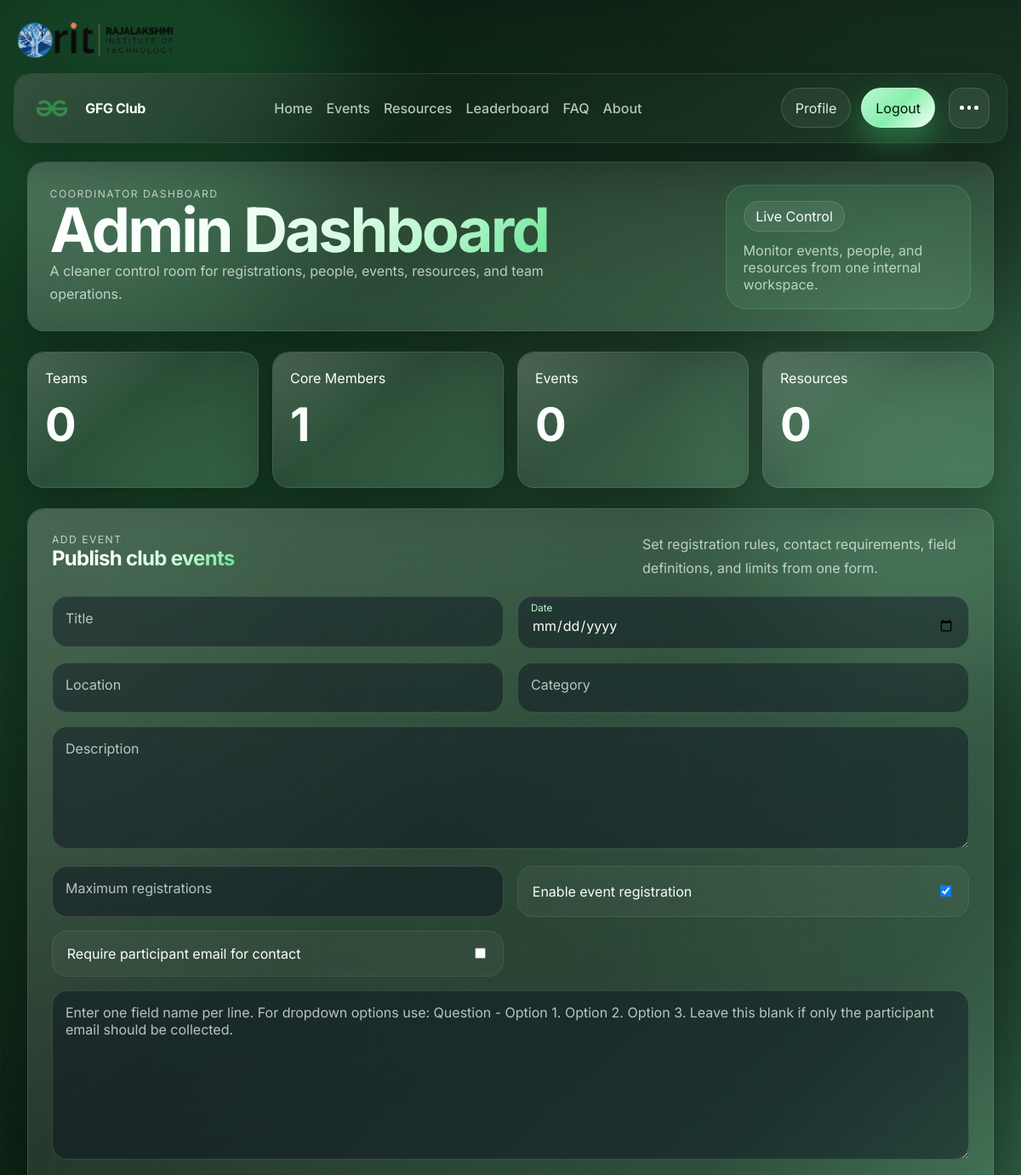
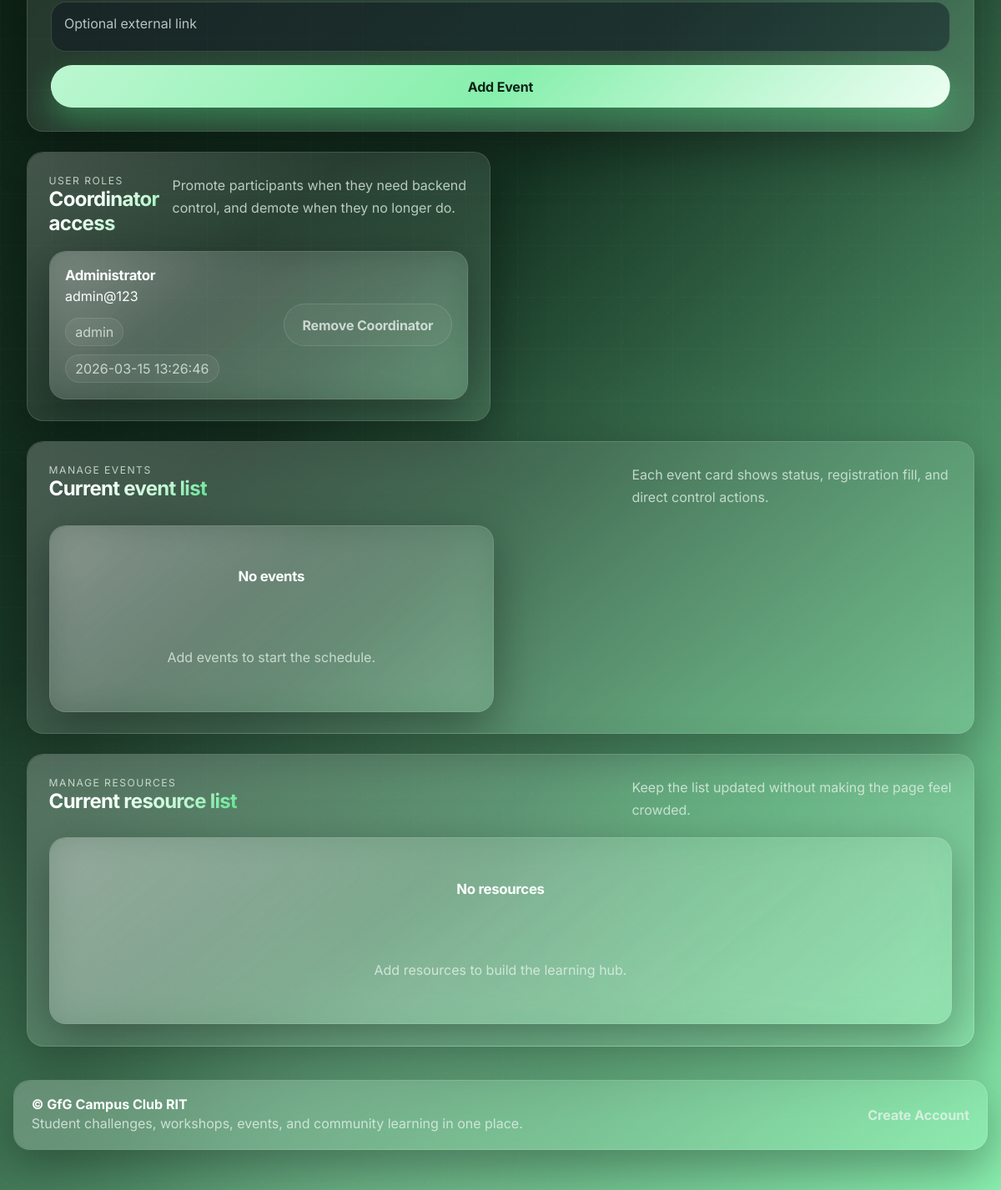
The page /admin (signed in) on the database its author committed (2 pictures, top to bottom).
### tables this page shows
CREATE TABLE users (
            id INTEGER PRIMARY KEY AUTOINCREMENT,
            name TEXT NOT NULL,
            email TEXT NOT NULL UNIQUE,
            password_hash TEXT NOT NULL,
            role TEXT NOT NULL,
            created_at TEXT NOT NULL DEFAULT CURRENT_TIMESTAMP
        , phone_number TEXT);

### app.py (the view, shortened to what this page needs)
    @app.route("/admin", methods=("GET", "POST"))
    @admin_required
    def admin():
        user = get_current_user()
        db = get_db()
        recent_teams = db.execute(
            """
            SELECT id, team_name, lead_name, stack, created_at
            FROM teams
            ORDER BY created_at DESC
            LIMIT 6
            """
        ).fetchall()
        managed_event_rows = db.execute(
            """
            SELECT events.id, events.title, COALESCE(events."date", events.event_date) AS event_date,
                   COALESCE(events.location, events.venue) AS location, events.status,
                   COALESCE(events.registration_enabled, 0) AS registration_enabled,
                   COALESCE(events.registration_limit, 0) AS registration_limit,
                   COUNT(event_registrations.id) AS registration_count
            FROM events
            LEFT JOIN event_registrations ON event_registrations.event_id = events.id
            GROUP BY events.id
            ORDER BY COALESCE(events."date", events.event_date) ASC
            LIMIT 12
            """
        ).fetchall()
        managed_events = [build_event_registration_meta(row) for row in managed_event_rows]
        managed_resources = db.execute(
            """
            SELECT id, title, category, difficulty
            FROM resources
            ORDER BY id DESC
            LIMIT 12
            """
        ).fetchall()
        users = db.execute(
            """
            SELECT id, name, email, role, created_at
            FROM users
            ORDER BY CASE role WHEN 'coordinator' THEN 0 WHEN 'admin' THEN 0 WHEN 'participant' THEN 1 WHEN 'member' THEN 1 ELSE 2 END, created_at ASC
            """
        ).fetchall()
        settings = get_site_settings()
        stats = {
            "teams": db.execute("SELECT COUNT(*) FROM teams").fetchone()[0],
            "events": db.execute("SELECT COUNT(*) FROM events").fetchone()[0],
            "resources": db.execute("SELECT COUNT(*) FROM resources").fetchone()[0],
            "core_members": db.execute("SELECT COUNT(*) FROM users WHERE role IN ('admin', 'coordinator')").fetchone()[0],
        }
        return render_template(
            "admin.html",
            recent_teams=recent_teams,
            managed_events=managed_events,
            managed_resources=managed_resources,
            users=users,
            settings=settings,
            stats=stats,
        )

### app.py (called while the page is built, shortened)
def get_db() -> sqlite3.Connection:
    if "db" not in g:
        g.db = sqlite3.connect(DATABASE_PATH)
        g.db.row_factory = sqlite3.Row
    return g.db

def get_current_user() -> sqlite3.Row | None:
    user_id = session.get("user_id")
    if user_id is None:
        return None
    if "current_user" not in g:
        g.current_user = get_db().execute(
            "SELECT id, name, email, role FROM users WHERE id = ?",
            (user_id,),
        ).fetchone()
    return g.current_user

def is_admin(user: sqlite3.Row | None) -> bool:
    return user is not None and user["role"] in ADMIN_ROLES

def has_admin_account() -> bool:
    row = get_db().execute(
        "SELECT COUNT(*) FROM users WHERE role IN (?, ?)",
        ("admin", "coordinator"),
    ).fetchone()
    return bool(row[0])

def admin_required(view):
    @wraps(view)
    def wrapped_view(**kwargs):
        user = get_current_user()
        if user is None:
            flash("Sign in with the coordinator account to open the admin dashboard.", "error")
            return redirect(url_for("admin_login"))
        if not is_admin(user):
            flash("Admin access is required for this page.", "error")
            return redirect(url_for("profile"))
        return view(**kwargs)
    return wrapped_view

def get_site_settings() -> sqlite3.Row:
    db = get_db()
    settings = db.execute(
        """
        SELECT id, registration_open, submission_open, participant_login_required
        FROM site_settings
        ORDER BY id ASC
        LIMIT 1
        """
    ).fetchone()
    return settings

def build_contact_links() -> dict[str, str]:
    return {
        "email": "gfgclub.rit@example.com",
        "mailto": "mailto:gfgclub.rit@example.com",
        "whatsapp": "https://chat.whatsapp.com/example-campus-club",
        "community": "https://www.geeksforgeeks.org/",
    }

### templates/admin.html (shortened to what this page needs)
{% extends "base.html" %}
{% block content %}
<main class="page-shell dashboard-shell admin-dashboard-shell">
    <section class="page-hero glass-card admin-hero admin-hero-refined" data-animate="fade-up">
        <div class="page-hero-copy">
            <p class="eyebrow">Coordinator Dashboard</p>
            <h1 class="gradient-title">Admin Dashboard</h1>
            <p class="section-copy">A cleaner control room for registrations, people, events, resources, and team operations.</p>
        </div>
        <div class="admin-hero-side">
            <div class="admin-status-chip">
                <span class="chip">Live Control</span>
                <p>Monitor events, people, and resources from one internal workspace.</p>
            </div>
        </div>
    </section>
    <section class="metrics-grid admin-metrics admin-metrics-refined" data-animate="fade-up">
        <article class="metric-card glass-card admin-metric-card"><span>Teams</span><strong class="metric-value" data-count="{{ stats.teams }}">{{ stats.teams }}</strong></article>
        <article class="metric-card glass-card admin-metric-card"><span>Core Members</span><strong class="metric-value" data-count="{{ stats.core_members }}">{{ stats.core_members }}</strong></article>
        <article class="metric-card glass-card admin-metric-card"><span>Events</span><strong class="metric-value" data-count="{{ stats.events }}">{{ stats.events }}</strong></article>
        <article class="metric-card glass-card admin-metric-card"><span>Resources</span><strong class="metric-value" data-count="{{ stats.resources }}">{{ stats.resources }}</strong></article>
    </section>
    <section class="admin-layout-grid admin-layout-grid-single" data-animate="fade-up">
        <section class="glass-section glass-card admin-section-card admin-form-card">
            <div class="section-head admin-section-head">
                <div>
                    <p class="eyebrow">Add Event</p>
                    <h2 class="gradient-title">Publish club events</h2>
                </div>
                <p class="section-copy">Set registration rules, contact requirements, field definitions, and limits from one form.</p>
            </div>
            <form class="form-grid modern-form admin-event-form" method="post">
                <label class="field"><input name="title" type="text" placeholder=" " required><span>Title</span></label>
                <label class="field"><input name="event_date" type="date" placeholder=" " required><span>Date</span></label>
                <label class="field"><input name="location" type="text" placeholder=" " required><span>Location</span></label>
                <label class="field"><input name="category" type="text" placeholder=" "><span>Category</span></label>
                <label class="field full-span"><textarea name="description" rows="4" placeholder=" " required></textarea><span>Description</span></label>
                <label class="field"><input name="registration_limit" type="number" min="0" step="1" placeholder=" " required><span>Maximum registrations</span></label>
                <label class="access-row admin-access-row"><span>Enable event registration</span><input type="checkbox" name="registration_enabled" checked></label>
                <label class="access-row admin-access-row"><span>Require participant email for contact</span><input type="checkbox" name="contact_email_required"></label>
                <label class="field full-span"><textarea name="registration_fields" rows="8" placeholder=" "></textarea><span>Enter one field name per line. For dropdown options use: Question - Option 1. Option 2. Option 3. Leave this blank if only the participant email should be collected.</span></label>
                <label class="field full-span"><input name="registration_link" type="url" placeholder=" "><span>Optional external link</span></label>
                <button class="button button-primary glow-button full-span" type="submit" data-loading-text="Adding event...">Add Event</button>
            </form>
        </section>
    </section>
    <section class="admin-layout-grid admin-layout-grid-secondary" data-animate="fade-up">
        <section class="glass-section glass-card admin-section-card">
            <div class="section-head admin-section-head">
                <div>
                    <p class="eyebrow">User Roles</p>
                    <h2 class="gradient-title">Coordinator access</h2>
                </div>
                <p class="section-copy">Promote participants when they need backend control, and demote when they no longer do.</p>
            </div>
            <div class="admin-stack-list">
                {% for member in users %}
                    <article class="glass-card admin-list-card admin-user-card">
                        <div class="admin-list-copy">
                            <h3>{{ member.name }}</h3>
                            <p>{{ member.email }}</p>
                            <div class="meta-list"><span>{{ member.role }}</span><span>{{ member.created_at }}</span></div>
                        </div>
                        <form method="post" class="admin-inline-form">
                            {% if member.role in ['admin', 'coordinator'] %}
                                <button class="button button-secondary" type="submit" {% if current_user and current_user.id == member.id %}disabled{% endif %}>Remove Coordinator</button>
                            {% else %}
                                <input type="hidden" name="action" value="promote_user">
                                <button class="button button-primary" type="submit">Make Coordinator</button>
                            {% endif %}
                        </form>
                    </article>
                {% endfor %}
            </div>
        </section>
    </section>
    <section class="glass-section glass-card admin-section-card" data-animate="fade-up">
        <div class="section-head admin-section-head">
            <div>
                <p class="eyebrow">Manage Events</p>
                <h2 class="gradient-title">Current event list</h2>
            </div>
            <p class="section-copy">Each event card shows status, registration fill, and direct control actions.</p>
        </div>
        <div class="admin-event-grid">
            {% for item in managed_events %}
                <article class="glass-card admin-event-card">
                    <div class="admin-card-top">
                        <div>
                            <h3>{{ item.title }}</h3>
                            <p>{{ item.location }}</p>
                        </div>
                        <span class="chip">{{ item.registration_status_label }}</span>
                    </div>
                    <div class="meta-list admin-event-meta"><span>{{ item.event_date }}</span><span>{{ item.registration_count }} / {{ item.registration_limit if item.registration_limit else 'No limit' }}</span></div>
                    <div class="admin-event-stats">
                        <span>Registered: {{ item.registration_count }} / {{ item.registration_limit if item.registration_limit else 'No limit' }}</span>
                        <span>Remaining: {{ item.remaining_slots if item.remaining_slots is not none else 'Unlimited' }}</span>
                    </div>
                    <div class="progress-bar"><span style="width: {{ item.registration_progress }}%;"></span></div>
                    <div class="admin-card-actions">
                        <a class="button button-primary full-width-button" href="{{ url_for('event_registration_list', event_id=item.id) }}">Generate List</a>
                        <form method="post" class="admin-inline-form full-width-form">
                            <input type="hidden" name="action" value="toggle_event_registration">
                            <input type="hidden" name="event_id" value="{{ item.id }}">
                            <button class="button button-secondary full-width-button" type="submit">{% if item.registration_enabled %}Close Registration{% else %}Open Registration{% endif %}</button>
                        </form>
                        <form method="post" class="admin-inline-form full-width-form">
                            <input type="hidden" name="action" value="delete_event">
                            <input type="hidden" name="event_id" value="{{ item.id }}">
                            <button class="button button-secondary full-width-button" type="submit">Delete Event</button>
                        </form>
                    </div>
                </article>
            {% else %}
                <article class="glass-card compact-card data-card empty-card"><h3>No events</h3><p>Add events to start the schedule.</p></article>
            {% endfor %}
        </div>
    </section>
    <section class="admin-layout-grid admin-layout-grid-single" data-animate="fade-up">
        <section class="glass-section glass-card admin-section-card">
            <div class="section-head admin-section-head">
                <div>
                    <p class="eyebrow">Manage Resources</p>
                    <h2 class="gradient-title">Current resource list</h2>
                </div>
                <p class="section-copy">Keep the list updated without making the page feel crowded.</p>
            </div>
            <div class="admin-stack-list">
                {% for item in managed_resources %}
                    <article class="glass-card admin-list-card">
                        <div class="admin-list-copy">
                            <h3>{{ item.title }}</h3>
                            <p>{{ item.category }}</p>
                            <div class="meta-list"><span>{{ item.difficulty }}</span></div>
                        </div>
                        <form method="post" class="admin-inline-form">
                            <input type="hidden" name="action" value="delete_resource">
                            <input type="hidden" name="resource_id" value="{{ item.id }}">
                            <button class="button button-secondary" type="submit">Delete Resource</button>
                        </form>
                    </article>
                {% else %}
                    <article class="glass-card compact-card data-card empty-card"><h3>No resources</h3><p>Add resources to build the learning hub.</p></article>
                {% endfor %}
            </div>
        </section>
    </section>
</main>
{% endblock %}

### rows shown on the page
users: name "Administrator", email "admin@123", role "admin", created_at "2026-03-15 13:26:46", shows "Remove Coordinator"

### other values the page prints
{{ stats.teams }} "0"
{{ stats.core_members }} "1"
{{ stats.events }} "0"
{{ stats.resources }} "0"
